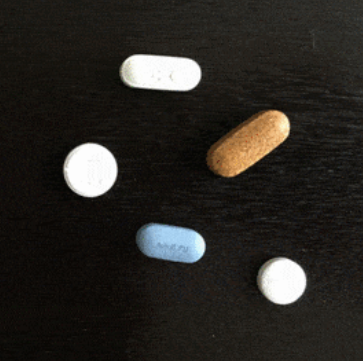
#> input picture step4/OrderingCoordinate/order.png, 363 x 361 px
$ python order_coordinates.py   (older library calls are emulated)
#> lines starting #> are read from the running program, lines starting #| are printed output that depends on the picture; after the words box and inside, x2 and y2 are one past the last pixel; in counts of white or black regions, pixels touching at a corner belong together
from __future__ import print_function
from imutils import perspective
from imutils import contours
import numpy as np
import argparse
import imutils
import cv2

def order_points_old(pts):
    rect = np.zeros((4, 2), dtype="float32")
    s = pts.sum(axis=1)
    rect[0] = pts[np.argmin(s)]
    rect[2] = pts[np.argmax(s)]
    diff = np.diff(pts, axis=1)
    rect[1] = pts[np.argmin(diff)]
    rect[3] = pts[np.argmax(diff)]
    return rect

ap = argparse.ArgumentParser()
ap.add_argument("-n", "--new", type=int, default=-1)
args = vars(ap.parse_args())

image = cv2.imread("order.png")
#> image is the input picture: shape (361, 363, 3); mean B, G, R 34.6, 39, 41.8
gray = cv2.cvtColor(image, cv2.COLOR_BGR2GRAY)
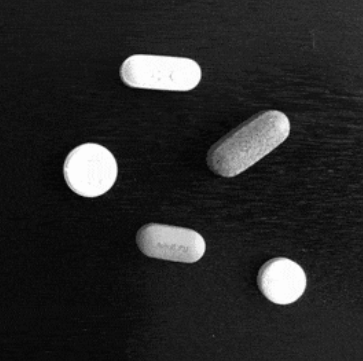
#> gray: shape (361, 363); min 6, max 253, mean 39.4
gray = cv2.GaussianBlur(gray, (7, 7), 0)
edged = cv2.Canny(gray, 50, 100)
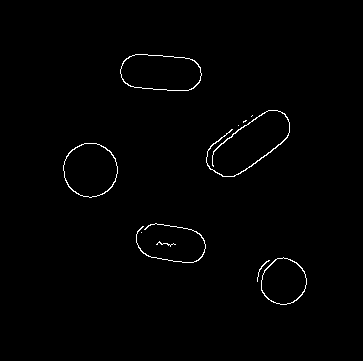
#> edged: shape (361, 363); 0.91% white in thin lines or dots, all inside (x1, y1, x2, y2) = (63, 54, 307, 305)
edged = cv2.dilate(edged, None, iterations=1)
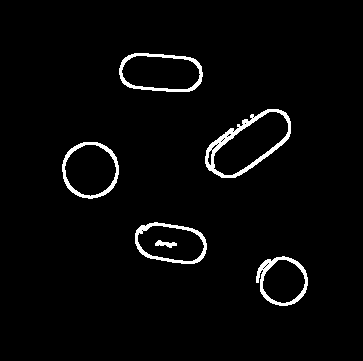
#> edged: shape (361, 363); 2.9% white; 6 white regions, box (x1, y1, x2, y2) and area: (205, 109, 291, 178) 1105, (119, 53, 203, 92) 684, (135, 222, 207, 264) 648, (256, 256, 308, 306) 641, (62, 142, 119, 199) 630, (155, 240, 177, 248) 95
edged = cv2.erode(edged, None, iterations=1)

cnts = cv2.findContours(edged.copy(), cv2.RETR_EXTERNAL, cv2.CHAIN_APPROX_SIMPLE)
#> cnts = 7 contours, 2 with area under 20; largest, box (x1, y1, x2, y2) and area: (206, 110, 290, 177) 3129, (120, 54, 202, 91) 2440, (63, 143, 118, 198) 2279, (136, 223, 206, 263) 2073, (257, 257, 307, 305) 1626
cnts = imutils.grab_contours(cnts)
(cnts, _) = contours.sort_contours(cnts)
colors = ((0, 0, 255), (240, 0, 159), (255, 0, 0), (255, 255, 0))

for (i, c) in enumerate(cnts):
    if cv2.contourArea(c) < 100:
        continue
    box = cv2.minAreaRect(c)
    box = cv2.cv.BoxPoints(box) if imutils.is_cv2() else cv2.boxPoints(box)
    box = np.array(box, dtype="int")
    cv2.drawContours(image, [box], -1, (0, 255, 0), 2)
    print("Object #{}:".format(i + 1))
    print(box)

    rect = order_points_old(box)
    if args["new"] > 0:
        rect = perspective.order_points(box)
    print(rect.astype("int"))
    print("")

    for ((x, y), color) in zip(rect, colors):
        cv2.circle(image, (int(x), int(y)), 5, color, -1)
    cv2.putText(image, "Object #{}".format(i + 1),
                (int(rect[0][0] - 15), int(rect[0][1] - 15)),
                cv2.FONT_HERSHEY_SIMPLEX, 0.55, (255, 255, 255), 2)
#> this loop made 7 passes
#> (box, s in order_points_old, diff in order_points_old) on passes 1 to 4: ([[117, 197], [63, 197], [63, 143], [117, 143]], [314, 260, 206, 260], [80, 134, 80, 26]), ([[199, 92], [118, 86], [121, 52], [202, 57]], [291, 204, 173, 259], [-107, -32, -69, -145]), ([[202, 265], [132, 254], [138, 219], [207, 231]], [467, 386, 357, 438], [63, 122, 81, 24]), ([[222, 186], [198, 153], [273, 98], [297, 131]], [408, 351, 371, 428], [-36, -45, -175, -166])
#> c on passes 5 to 6: [[238, 125]], [[252, 115], [251, 116]]
#> (printed output is left out)
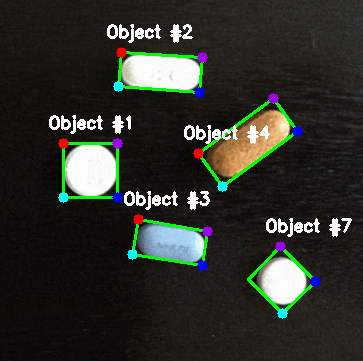
#> image: shape (361, 363, 3); 5.8% of pixels changed, all inside (x1, y1, x2, y2) = (49, 24, 352, 319)

cv2.imshow("Image", image)
cv2.waitKey(0)
